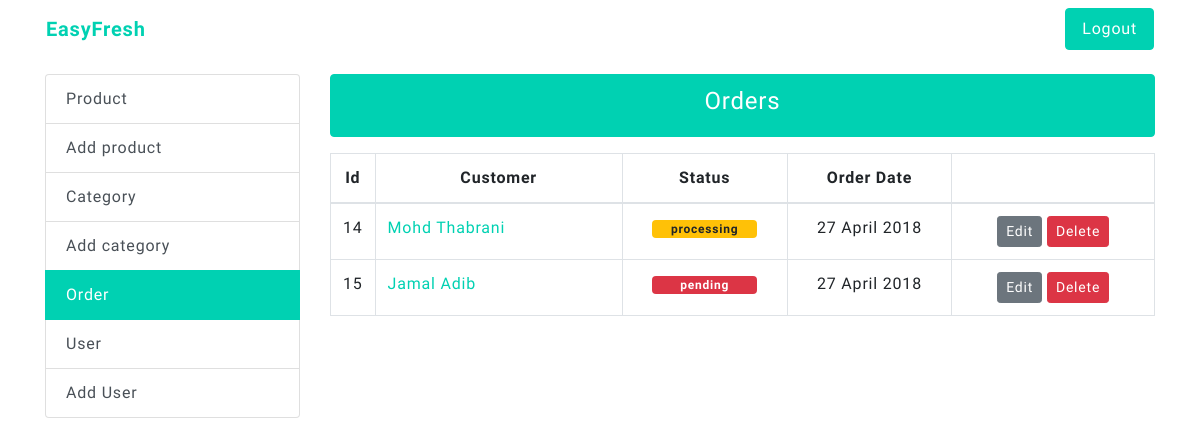
The app's page /admin/orders.php (signed in), older data.
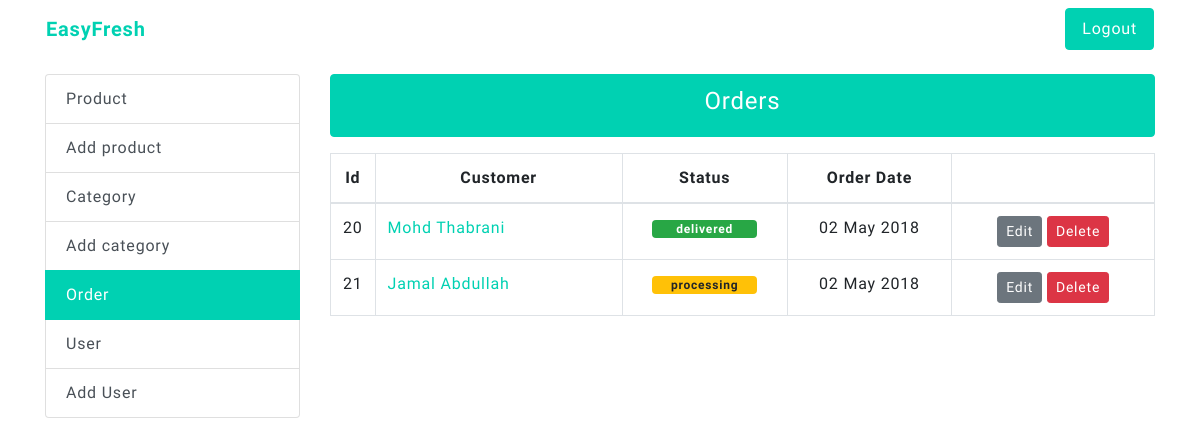
The same page, newer data.
### tables this page shows
CREATE TABLE `orders` (
  `id` int(11) NOT NULL,
  `status` varchar(50) NOT NULL DEFAULT 'pending',
  `first_name` varchar(255) NOT NULL,
  `last_name` varchar(255) NOT NULL,
  `email` varchar(255) NOT NULL,
  `phone_number` varchar(50) NOT NULL,
  `address` text NOT NULL,
  `total_price` decimal(5,2) NOT NULL,
  `created_date` timestamp NOT NULL DEFAULT CURRENT_TIMESTAMP
);

### admin/functions/orders.php (called while the page is built)
<?php
require_once($_SERVER['DOCUMENT_ROOT'].'/database-connection.php');
$sql = "SELECT * FROM orders";
$orders = $conn->query($sql);

### admin/orders.php (the view, shortened to what this page needs)
<?php
$current_page = 'orders';
require_once($_SERVER['DOCUMENT_ROOT'].'/admin/functions/orders.php');
?>
<?php require_once($_SERVER['DOCUMENT_ROOT'].'/partials/header.php') ?>
<div class="container">
	<div class="row mb-3">
		<?php require_once($abs_path.'/admin/partials/navigation.php') ?>
	</div>
	<div class="row">
		<div class="col-sm-3">
			<?php require_once($abs_path.'/admin/partials/sidebar-menu.php') ?>
		</div>
		<div class="col-sm-9">
			<ul class="list-group mb-3">
				<li class="list-group-item active text-center">
					<h4>Orders</h4>
				</li>
			</ul>
			<div class="row">
				<div class="col-12">
					<table class="table table-bordered">
						<thead>
							<tr>
								<th class="text-center" width="5%">Id</th>
								<th class="text-center" width="30%">Customer</th>
								<th class="text-center" width="20%">Status</th>
								<th class="text-center" width="20%">Order Date</th>
								<th class="text-center" width="300px"></th>
							</tr>
						</thead>
						<tbody>
							<?php if ($orders->num_rows > 0) : ?>
								<?php while($row = $orders->fetch_assoc()) : ?>
								<tr>
									<td><?php echo $row["id"] ?></td>
									<td>
										<a href="/admin/orders-show.php?id=<?php echo $row["id"] ?>"><?php echo $row["first_name"] . ' ' . $row["last_name"] ?></a>
									</td>
									<td class="text-center">
										<span class="w-75 badge <?php
											if($row["status"] == 'pending') {
												echo 'badge-danger';
											} elseif($row["status"] == 'processing') {
												echo 'badge-warning';
											} else {
												echo 'badge-success';
											}
											?>">
											<?php echo $row["status"] ?>
										</span>
									</td>
									<td class="text-center">
										<?php echo date("d F Y", strtotime($row['created_date'])); ?>
									</td>
									<td class="text-center">
										<a class="btn btn-secondary btn-sm" href="/admin/orders-edit.php?id=<?php echo $row["id"] ?>">Edit</a>
										<a class="btn btn-danger btn-sm" href="/admin/functions/orders-delete.php?id=<?php echo $row["id"] ?>">Delete</a>
									</td>
								</tr>
								<?php endwhile ?>
							<?php else : ?>
							<tr>
								<td colspan="5" class="text-center">No items found</td>
							</tr>
							<?php endif ?>
						</tbody>
					</table>
				</div>
			</div>
		</div>
	</div>
</div>
<?php require_once($abs_path.'/partials/footer.php') ?>

### partials/header.php (shortened to what this page needs)
<!DOCTYPE html>
<html lang="en">
<head>
	<link rel="stylesheet" href="https://maxcdn.bootstrapcdn.com/bootstrap/4.0.0-beta/css/bootstrap.min.css">
	<link rel="stylesheet" href="/css/main.css">
</head>
<body>

### admin/partials/navigation.php (shortened to what this page needs)
<nav class="navbar navbar-expand-lg navbar-light w-100">
  <a class="navbar-brand text-fresh font-weight-bold" href="/admin">EasyFresh</a>
  <div class="collapse navbar-collapse" id="navbarSupportedContent">
    <ul class="navbar-nav ml-auto">
      <li class="nav-item">
        <a class="nav-link btn btn-primary text-white" href="/admin/functions/logout.php">Logout</a>
      </li>
    </ul>
  </div>
</nav>

### admin/partials/sidebar-menu.php
<ul class="list-group">
  <a href="/admin" class="list-group-item list-group-item-action <?php echo $current_page == 'products' ? 'active' : ''; ?>">Product</a>
  <a href="/admin/products-create.php" class="list-group-item list-group-item-action <?php echo $current_page == 'products.create' ? 'active' : ''; ?>">Add product</a>
  <a href="/admin/categories.php" class="list-group-item list-group-item-action <?php echo $current_page == 'categories' ? 'active' : ''; ?>">Category</a>
  <a href="/admin/categories-create.php" class="list-group-item list-group-item-action <?php echo $current_page == 'categories.create' ? 'active' : ''; ?>">Add category</a>
  <a href="/admin/orders.php" class="list-group-item list-group-item-action <?php echo $current_page == 'orders' ? 'active' : ''; ?>">Order</a>
  <a href="/admin/users.php" class="list-group-item list-group-item-action <?php echo $current_page == 'users' ? 'active' : ''; ?>">User</a>
  <a href="/admin/users-create.php" class="list-group-item list-group-item-action <?php echo $current_page == 'users.create' ? 'active' : ''; ?>">Add User</a>
</ul>

### partials/footer.php (shortened to what this page needs)
</body>
</html>

### css/main.css (style rules this page uses)
body { font-family: 'Muli'; letter-spacing: 0.05rem; }
.navbar .navbar-nav .nav-item .nav-link { padding-left: 1rem; padding-right: 1rem; }
.btn.btn-primary, .list-group-item.active { background: #00d1b2 !important; border-color: #00d1b2 !important; }
.text-fresh { color: #00d1b2 !important; }
.no-deco, a { text-decoration: none !important; }
a { color: #00d1b2; transition-duration: 300ms; }

Row changes from the older to the newer data that the page shows:
removed orders: id "14", first_name "Mohd", last_name "Thabrani", status "processing", created_date "27 April 2018"
removed orders: id "15", first_name "Jamal", last_name "Adib", status "pending", created_date "27 April 2018"
added orders: id "20", first_name "Mohd", last_name "Thabrani", status "delivered", created_date "02 May 2018"
added orders: id "21", first_name "Jamal", last_name "Abdullah", status "processing", created_date "02 May 2018"
